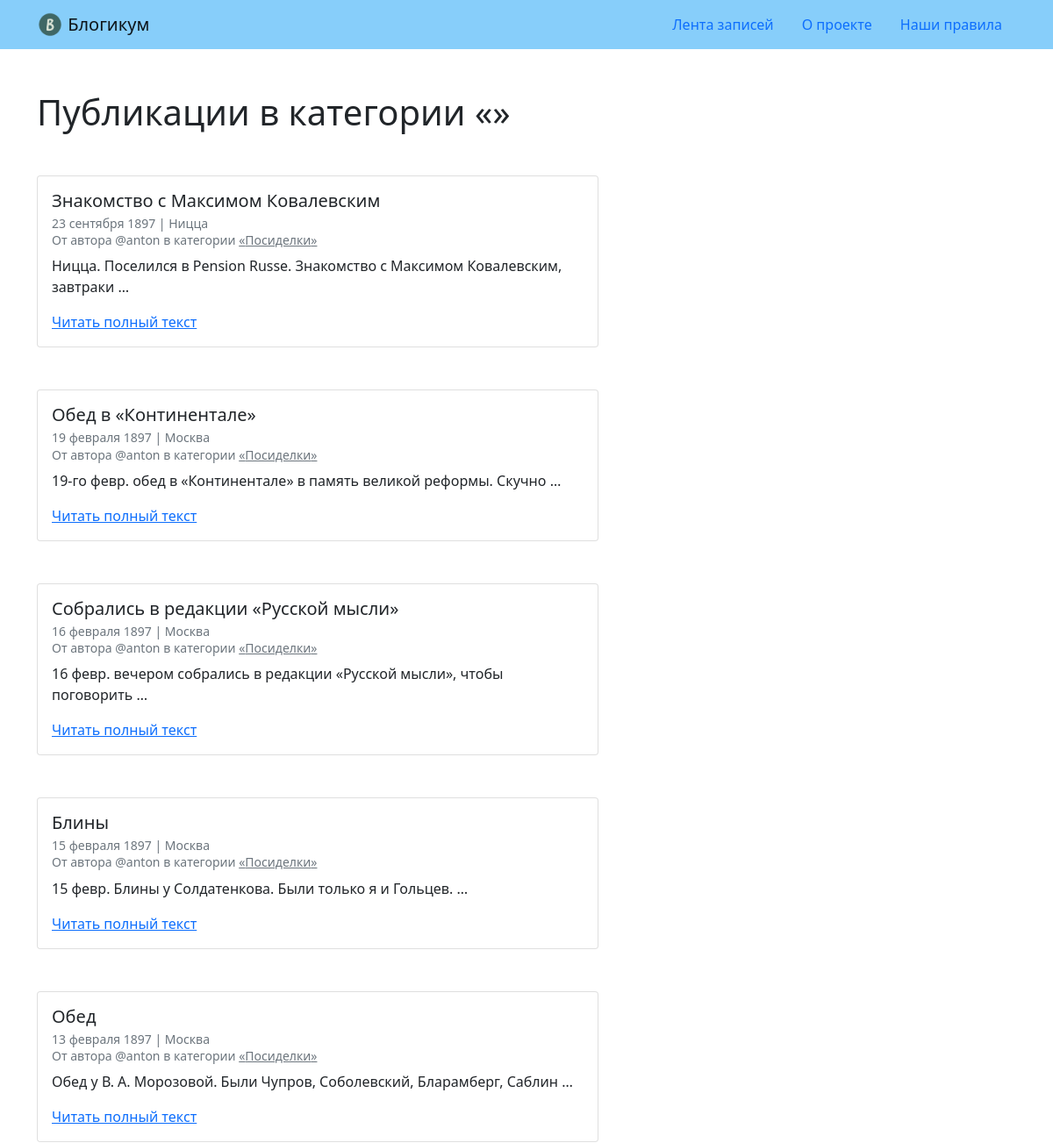
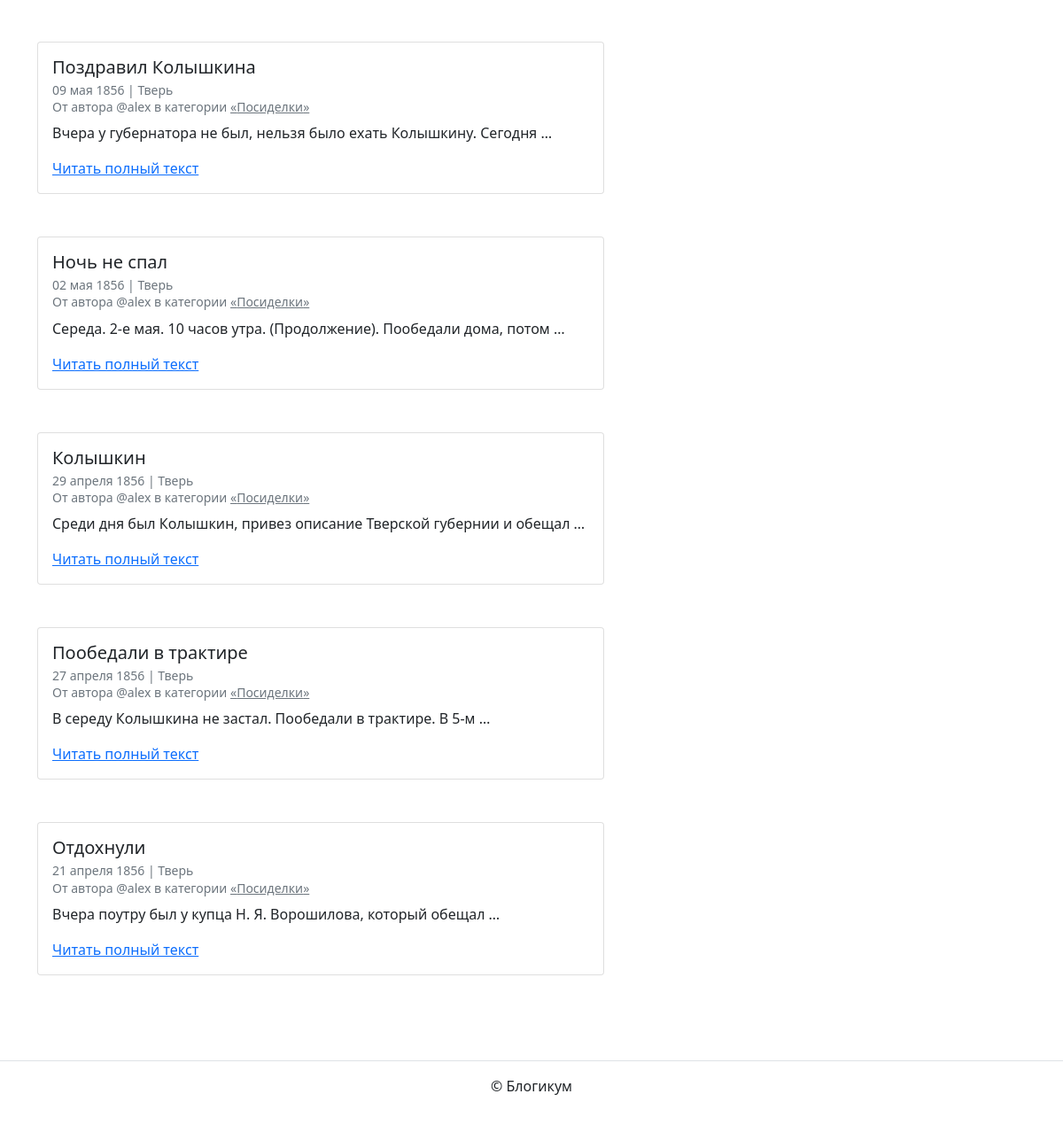
Page /category/party/ on the committed database (2 pictures, top to bottom).
### blog/models.py (models this page shows, shortened)
class PublishedAndCreated(models.Model):
    is_published = models.BooleanField(
        default=True,
        verbose_name='Опубликовано',
        help_text='Снимите галочку, чтобы скрыть публикацию.'
    )
    created_at = models.DateTimeField(
        auto_now_add=True,
        verbose_name='Добавлено',
        help_text='Снимите галочку, чтобы скрыть публикацию.'
    )
    class Meta:
        abstract = True

class Post(PublishedAndCreated):
    title = models.CharField(max_length=256, verbose_name='Заголовок')
    text = models.TextField(verbose_name='Текст')
    pub_date = models.DateTimeField(
        verbose_name='Дата и время публикации',
        help_text='Если установить дату и время в будущем'
                  ' — можно делать отложенные публикации.'
    )
    author = models.ForeignKey(
        User,
        on_delete=models.CASCADE,
        verbose_name='Автор публикации',
        related_name='author'
    )
    location = models.ForeignKey(
        Location,
        on_delete=models.SET_NULL,
        null=True,
        verbose_name='Местоположение',
        blank=False
    )
    category = models.ForeignKey(
        Category,
        on_delete=models.SET_NULL,
        null=True,
        verbose_name='Категория',
    )
    class Meta:
        verbose_name = 'публикация'
        verbose_name_plural = 'Публикации'
        default_related_name = ''
        ordering = ["-pub_date"]

class Location(PublishedAndCreated):
    name = models.CharField('Название места', max_length=256)
    class Meta:
        verbose_name = 'местоположение'
        verbose_name_plural = 'Местоположения'

class Category(PublishedAndCreated):
    title = models.CharField(max_length=256, verbose_name='Заголовок')
    description = models.TextField(verbose_name='Описание')
    slug = models.SlugField(
        unique=True,
        verbose_name='Идентификатор',
        help_text=(
            'Идентификатор страницы для URL;'
            ' разрешены символы латиницы, цифры, дефис и подчёркивание.'
        )
    )
    class Meta:
        verbose_name = 'категория'
        verbose_name_plural = 'Категории'

### blog/views.py (the view)
# urls.py: path('category/<slug:category_slug>/', views.category_posts,
def category_posts(request, category_slug):
    category = Category.objects.filter(slug=category_slug)
    if category and not category.first().is_published:
        raise Http404
    posts = Post.objects.filter(
        category__is_published=True,
        is_published=True,
        pub_date__lte=timezone.now(),
        category__slug=category_slug,
    )
    context = {'post_list': posts, 'category__slug': category_slug}
    return render(request, 'blog/category.html', context)

### templates/blog/category.html (shortened to what this page needs)
{% extends "base.html" %}
{% block content %}
<h1>Публикации в категории «{{ category.title }}»</h1>
{% for post in post_list %}
  <article class="mb-5">
    {% include "includes/post_card.html" %}
  </article>
{% endfor %}
{% endblock %}

### templates/includes/post_card.html
<div class="card" style="width: 40rem;">
  <div class="card-body">
    <h5 class="card-title">{{ post.title }}</h5>
    <h6 class="card-subtitle mb-2 text-muted">
      <small>
        {{ post.pub_date|date:"d E Y" }} | {% if post.location and post.location.is_published %}{{ post.location.name }}{% else %}Планета Земля{% endif %}<br>
        От автора @{{ post.author.username }} в категории {% include "includes/category_link.html" %}
      </small>
    </h6>
    <p class="card-text">{{ post.text|truncatewords:10 }}</p>
    <a href="{% url 'blog:post_detail' post.id %}" class="card-link">Читать полный текст</a>
  </div>
</div>

### templates/includes/category_link.html
<a class="text-muted" href="{% url 'blog:category_posts' post.category.slug %}">
  «{{ post.category.title }}»
</a>

### rows in the picture
Post: title "Знакомство с Максимом Ковалевским", pub_date "23 сентября 1897", location.name "Ницца", author.username "anton", category "Посиделки", text "Ницца. Поселился в Pension Russe. Знакомство с Максимом Ковалевским, завтраки …"
Post: title "Обед в «Континентале»", pub_date "19 февраля 1897", location.name "Москва", author.username "anton", category "Посиделки", text "19-го февр. обед в «Континентале» в память великой реформы. Скучно …"
Post: title "Собрались в редакции «Русской мысли»", pub_date "16 февраля 1897", location.name "Москва", author.username "anton", category "Посиделки", text "16 февр. вечером собрались в редакции «Русской мысли», чтобы поговорить …"
Post: title "Блины", pub_date "15 февраля 1897", location.name "Москва", author.username "anton", category "Посиделки", text "15 февр. Блины у Солдатенкова. Были только я и Гольцев. …"
Post: title "Обед", pub_date "13 февраля 1897", location.name "Москва", author.username "anton", category "Посиделки", text "Обед у В. А. Морозовой. Были Чупров, Соболевский, Бларамберг, Саблин …"
Post: title "Поздравил Колышкина", pub_date "09 мая 1856", location.name "Тверь", author.username "alex", category "Посиделки", text "Вчера у губернатора не был, нельзя было ехать Колышкину. Сегодня …"
Post: title "Ночь не спал", pub_date "02 мая 1856", location.name "Тверь", author.username "alex", category "Посиделки", text "Середа. 2-е мая. 10 часов утра. (Продолжение). Пообедали дома, потом …"
Post: title "Колышкин", pub_date "29 апреля 1856", location.name "Тверь", author.username "alex", category "Посиделки", text "Среди дня был Колышкин, привез описание Тверской губернии и обещал …"
Post: title "Пообедали в трактире", pub_date "27 апреля 1856", location.name "Тверь", author.username "alex", category "Посиделки", text "В середу Колышкина не застал. Пообедали в трактире. В 5-м …"
Post: title "Отдохнули", pub_date "21 апреля 1856", location.name "Тверь", author.username "alex", category "Посиделки", text "Вчера поутру был у купца Н. Я. Ворошилова, который обещал …"
